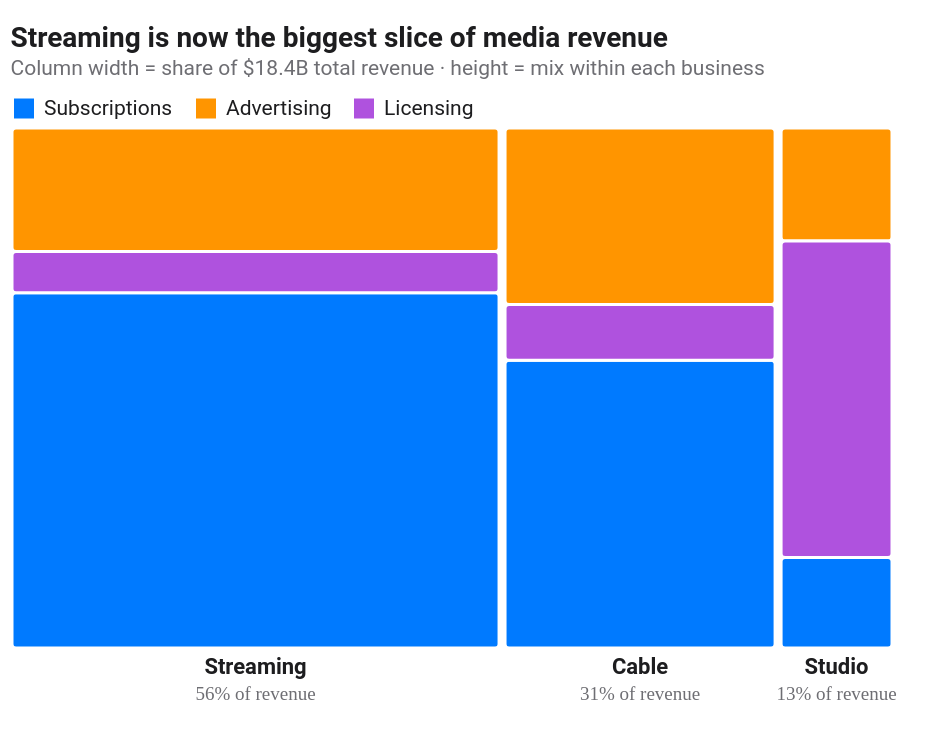

Vega-Lite specification for this chart:
### Vega specification from a JSON file in a GitHub repository (floating-point values rounded to 4 significant figures)
{"$schema": "https://vega.github.io/schema/vega/v5.json", "width": 440, "height": 260, "padding": {"top": 64, "left": 6, "right": 30, "bottom": 44}, "autosize": "none", "background": "#FFFFFF", "config": {"font": "Roboto", "text": {"font": "Roboto"}, "range": {"category": ["#007AFF", "#FF9500", "#AF52DE"]}}, "title": {"text": "Streaming is now the biggest slice of media revenue", "subtitle": ["Column width = share of $18.4B total revenue · height = mix within each business"], "anchor": "start", "font": "Roboto", "fontSize": 14, "color": "#1D1D1F", "subtitleFont": "Roboto", "subtitleFontSize": 10.5, "subtitleColor": "#6E6E73", "offset": 8}, "signals": [{"name": "gap", "value": 3}], "data": [{"name": "raw", "values": [{"segment": "Streaming", "source": "Subscriptions", "value": 6.9}, {"segment": "Streaming", "source": "Advertising", "value": 2.4}, {"segment": "Streaming", "source": "Licensing", "value": 0.8}, {"segment": "Cable", "source": "Subscriptions", "value": 3.1}, {"segment": "Cable", "source": "Advertising", "value": 1.9}, {"segment": "Cable", "source": "Licensing", "value": 0.6}, {"segment": "Studio", "source": "Subscriptions", "value": 0.4}, {"segment": "Studio", "source": "Advertising", "value": 0.5}, {"segment": "Studio", "source": "Licensing", "value": 1.4}]}, {"name": "segTotals", "source": "raw", "transform": [{"type": "aggregate", "groupby": ["segment"], "fields": ["value"], "ops": ["sum"], "as": ["segTotal"]}, {"type": "stack", "field": "segTotal", "as": ["colStart", "colEnd"], "sort": {"field": "segTotal", "order": "descending"}}, {"type": "collect", "sort": {"field": "colStart"}}, {"type": "window", "ops": ["row_number"], "as": ["colIndex"]}, {"type": "formula", "as": "grandTotal", "expr": "3.5"}]}, {"name": "grand", "source": "raw", "transform": [{"type": "aggregate", "fields": ["value"], "ops": ["sum"], "as": ["gt"]}]}, {"name": "cells", "source": "raw", "transform": [{"type": "lookup", "from": "segTotals", "key": "segment", "fields": ["segment"], "values": ["segTotal", "colStart", "colEnd", "colIndex"]}, {"type": "stack", "groupby": ["segment"], "field": "value", "as": ["rowStart", "rowEnd"], "sort": {"field": "source", "order": "descending"}}, {"type": "formula", "as": "gtot", "expr": "data('grand')[0].gt"}, {"type": "formula", "as": "colPad", "expr": "(datum.colIndex - 1) * gap"}, {"type": "formula", "as": "px0", "expr": "scale('x', datum.colStart) + datum.colPad"}, {"type": "formula", "as": "px1", "expr": "scale('x', datum.colEnd) + datum.colPad"}, {"type": "formula", "as": "py0", "expr": "scale('y', datum.rowStart / datum.segTotal)"}, {"type": "formula", "as": "py1", "expr": "scale('y', datum.rowEnd / datum.segTotal)"}, {"type": "formula", "as": "cx", "expr": "0.5 * (datum.px0 + datum.px1)"}, {"type": "formula", "as": "cy", "expr": "0.5 * (datum.py0 + datum.py1)"}, {"type": "formula", "as": "cellW", "expr": "datum.px1 - datum.px0"}, {"type": "formula", "as": "cellH", "expr": "datum.py1 - datum.py0"}, {"type": "formula", "as": "pct", "expr": "round(100 * datum.value / datum.segTotal)"}]}, {"name": "colLabels", "source": "cells", "transform": [{"type": "aggregate", "groupby": ["segment", "colIndex"], "fields": ["px0", "px1", "segTotal"], "ops": ["min", "max", "max"], "as": ["lx0", "lx1", "segTotal"]}, {"type": "formula", "as": "lcx", "expr": "0.5 * (datum.lx0 + datum.lx1)"}, {"type": "formula", "as": "share", "expr": "round(100 * datum.segTotal / data('grand')[0].gt)"}]}], "scales": [{"name": "x", "type": "linear", "range": {"signal": "[0, width - 2*gap]"}, "domain": {"data": "grand", "field": "gt"}, "domainMin": 0, "zero": true}, {"name": "y", "type": "linear", "range": "height", "domain": [0, 1], "zero": true}, {"name": "color", "type": "ordinal", "domain": ["Subscriptions", "Advertising", "Licensing"], "range": ["#007AFF", "#FF9500", "#AF52DE"]}], "marks": [{"type": "rect", "from": {"data": "cells"}, "encode": {"enter": {"fill": {"scale": "color", "field": "source"}, "stroke": {"value": "#FFFFFF"}, "strokeWidth": {"value": 1.5}, "cornerRadius": {"value": 2}}, "update": {"x": {"field": "px0"}, "x2": {"field": "px1"}, "y": {"field": "py0"}, "y2": {"field": "py1"}}}}, {"type": "text", "from": {"data": "cells"}, "encode": {"enter": {"font": {"value": "Roboto"}, "fill": {"value": "#FFFFFF"}, "fontSize": {"value": 10}, "fontWeight": {"value": 600}, "align": {"value": "center"}, "baseline": {"value": "middle"}, "text": {"signal": "datum.pct >= 12 ? datum.pct + '%' : ''"}}, "update": {"x": {"field": "cx"}, "y": {"field": "cy"}, "opacity": {"signal": "datum.cellW > 26 && datum.cellH > 16 ? 1 : 0"}}}}, {"type": "text", "from": {"data": "colLabels"}, "encode": {"enter": {"font": {"value": "Roboto"}, "fill": {"value": "#1D1D1F"}, "fontSize": {"value": 11}, "fontWeight": {"value": 600}, "align": {"value": "center"}, "baseline": {"value": "bottom"}, "text": {"field": "segment"}}, "update": {"x": {"field": "lcx"}, "y": {"signal": "height + 15"}}}}, {"type": "text", "from": {"data": "colLabels"}, "encode": {"enter": {"font": {"value": "Roboto Mono"}, "fill": {"value": "#6E6E73"}, "fontSize": {"value": 9.5}, "align": {"value": "center"}, "baseline": {"value": "bottom"}, "text": {"signal": "datum.share + '% of revenue'"}}, "update": {"x": {"field": "lcx"}, "y": {"signal": "height + 28"}}}}], "legends": [{"fill": "color", "orient": "top", "direction": "horizontal", "title": null, "labelFont": "Roboto", "labelColor": "#1D1D1F", "labelFontSize": 10.5, "symbolType": "square", "offset": 4}]}
